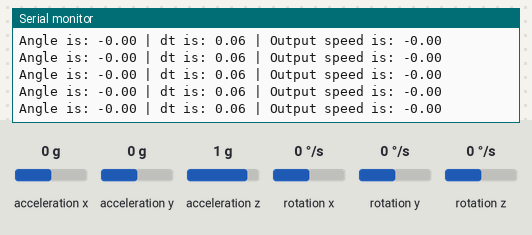
A sketch run on a simulated Arduino Uno, built with avr-gcc and run on an emulated ATmega328P. Parts: the last lines printed to the serial monitor. Inputs (shaded band) come from the test bench; at power-on: acceleration x 0 g, acceleration y 0 g, acceleration z 1 g, rotation x 0 °/s, rotation y 0 °/s, rotation z 0 °/s.

Above: at 4.2 s.
4.3 s: acceleration x set to -1.4 g
At 4.37 s:
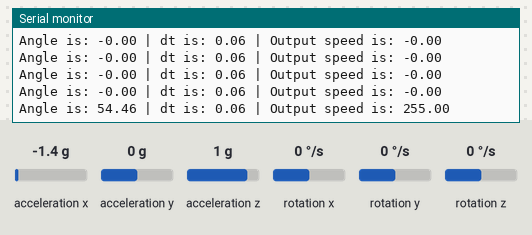
7.3 s: acceleration x set to 0.8 g
At 7.33 s:
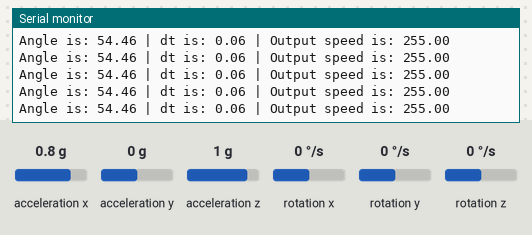
10.3 s: acceleration y set to -1.4 g
At 10.34 s:
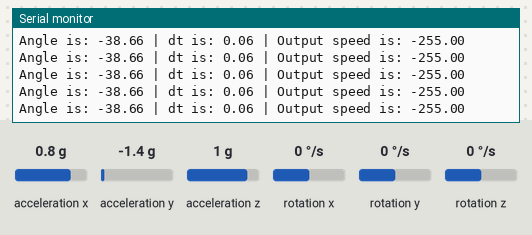
13.3 s: acceleration x set to -0.1 g
At 13.34 s:
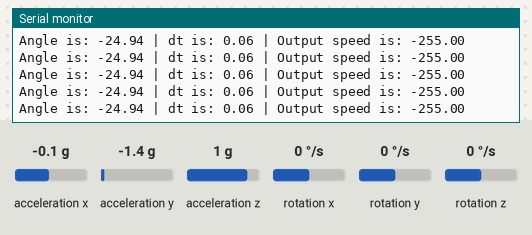
16.3 s: acceleration x set to -0.8 g
At 16.32 s:
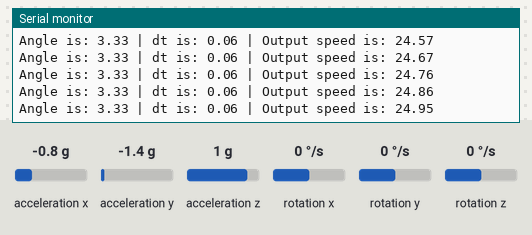
19.3 s: acceleration x set to 0 g
At 19.34 s:
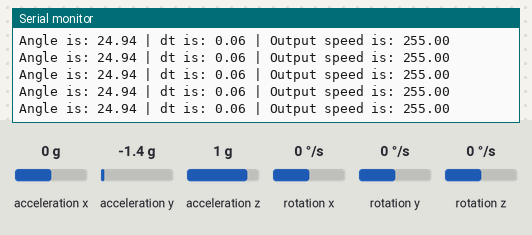
Timing chart, 0 to 22.3 s (numbered marks = the images above; inputs shaded):
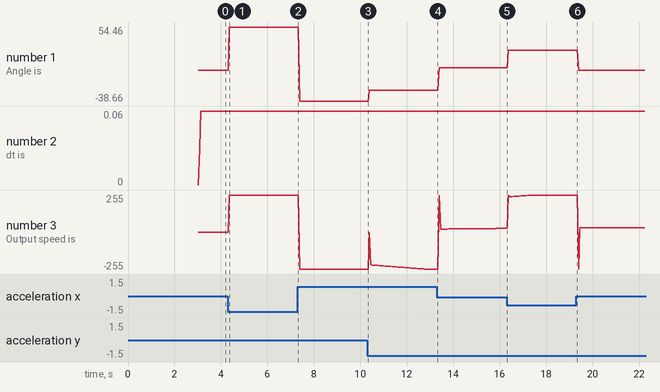

Measured:
- after the input at 4.3 s, the serial monitor: prints a new line after 0.06 s (image 1)
- plotted number 1: 0 → 54.46 after the input at 4.3 s, 54.46 → -38.66 after the input at 7.3 s, -38.66 → -24.94 after the input at 10.3 s, -24.94 → 3.33 after the input at 13.3 s, 24.94 → 0 after the input at 19.3 s
- plotted number 3: 0 → 255 after the input at 4.3 s, 255 → -255 after the input at 7.3 s, -255 → 24.86 after the input at 13.3 s, 255 → 29.37 after the input at 19.3 s

The sketch:

pid-test.ino
```cpp
//  CODE FOR SENSOR READING AND SPEED ADJUSTMENT WITH PID CONTROL
//  ONLY TESTS THE PID ALGORITHM ITSELF (WITHOUT ANY MOVEMENT FUNCTIONS)

#include <Wire.h>
#include <MPU6050_tockn.h>

MPU6050 sensorMPU(Wire);    // initialize instance of object for sensor

float normalAngle = 0;      // this can be changed according to robots resting angle
float previousError;        // declaring variables for angles/errors

float integral;                 // declaring integral variable used for PID
unsigned long currentTime;
unsigned long previousTime;     // declaring variables used to calculate delta time

const float Kp = 10.0;
const float Kd = 1.0;     // constants used for PID, placeholder values
const float Ki = 0.5;

void setup() {
  // initializing communications
  Wire.begin();
  sensorMPU.begin();
  Serial.begin(9600);

  // calibrating sensor
  Serial.println("Calibrating, please keep robot still and upright...");
  sensorMPU.calcGyroOffsets(true);
  Serial.println("Calibration complete!");

  previousTime = micros();  // initializing previousTime before loop
}

void loop() {
  sensorMPU.update();   // updates readings from sensor

  // storing angle reading from sensor
  float currentAngle = sensorMPU.getAngleY();
  Serial.print("Angle is: "+String(currentAngle));

  float error = normalAngle - currentAngle;

  // calculating and storing PID output
  float outputSpeed = -CalculatePID(error);

  outputSpeed = constrain(outputSpeed, -255, 255);    // ensures that value for speed is within valid PWM range
                                                      // when calling the movement functions, abs value of speed will be used meaning speed will be 0 to 255 (in valid range)

  Serial.print(" | Output speed is: "+String(outputSpeed));

  // if speed is negative, do backwards function with abs value of outputSpeed,
  // otherwise do forwards function with outputSpeed

  Serial.println();

  delay(5);
}


//  DELTA TIME CALCULATING FUNCTION

float CalculateDeltaTime() {
  currentTime = micros();
  float _deltaTime = (currentTime - previousTime) / 1000000.0;    // calculating difference to get time between loops, converted to seconds
  previousTime = currentTime;                       // updating previousTime

  Serial.print(" | dt is: "+String(_deltaTime));
  return _deltaTime;
}


//  PID CALCULATING FUNCTION

float CalculatePID(float _error) {
  float _dt = CalculateDeltaTime();

  if (_dt <= 0) {   // to prevent dividing by zero while calculating derivative
    return 0;
  }

  integral = integral + (_error * _dt);

  integral = constrain(integral, -200, 200);    // prevents integral windup

  float derivative = (_error - previousError) / _dt;

  previousError = _error;     // updating previousAngle

  float _output = (_error * Kp) + (derivative * Kd) + (integral * Ki);
  return _output;
}
```
